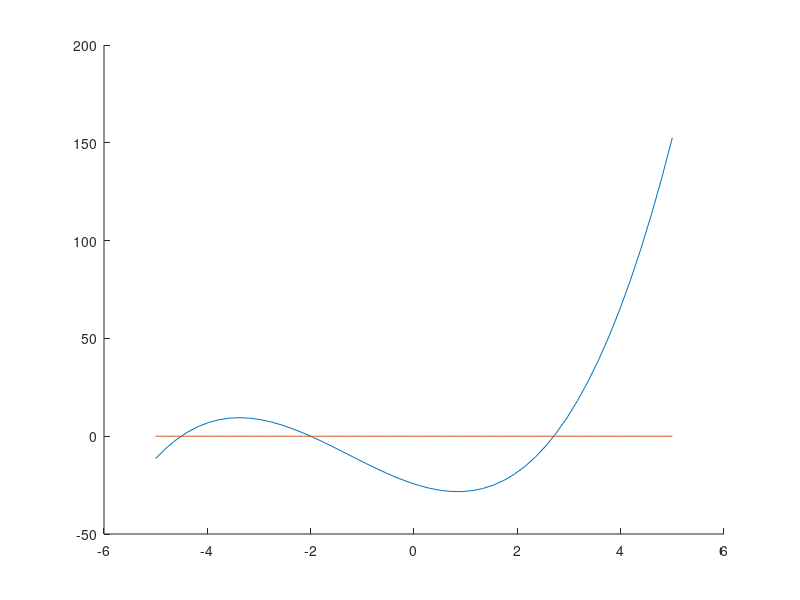

Reproduce this figure in MATLAB.
%Programa Atividade 2 de MN
%Nome: Victor yukio Cavalcanti Miki 
%Matricula: 180068229

## limpar variaveis
clc;
clear all;
close all;

## Plotar função:

x = linspace(-5, 5, 50);
F = x .^3 + 3.8*x .^2 - 8.6*x - 24.4;
Z = 0*x;

hold on

## # Segundo metodo
## fh = @(y) y^3 + 3.8*y^2 - 8.6*y - 24.4;
## fplot (fh, [-5, 5]);

plot(x, F);
plot(x, Z);

hold off

## Metodo de Newton

## anonymous function (corrigir warnning)
Fun = @(x) x .^3 + 3.8*x .^2 - 8.6*x - 24.4;
D_Fun = @(x) 3*x .^2 + 3.8*2*x - 8.6;

x0=-5; ## ponto de partida para achar a primeira raiz
Err=1e-5; ## Erro de aproximação
imax=50; ## numero maximo de iterações

## Iterações
for i=1: imax
  
  ## Sequencia recursiva:
  xi=x0-feval(Fun,x0)/feval(D_Fun,x0);
  
  ## Verificar Err
  if abs((xi-x0)/x0)<Err
    xz=xi;
##    fprintf('passou\n')
    break
  endif

  x0=xi;
endfor

fprintf('Solução xz=%6f', xz)
fprintf(', obtida em %i interações\n', i)